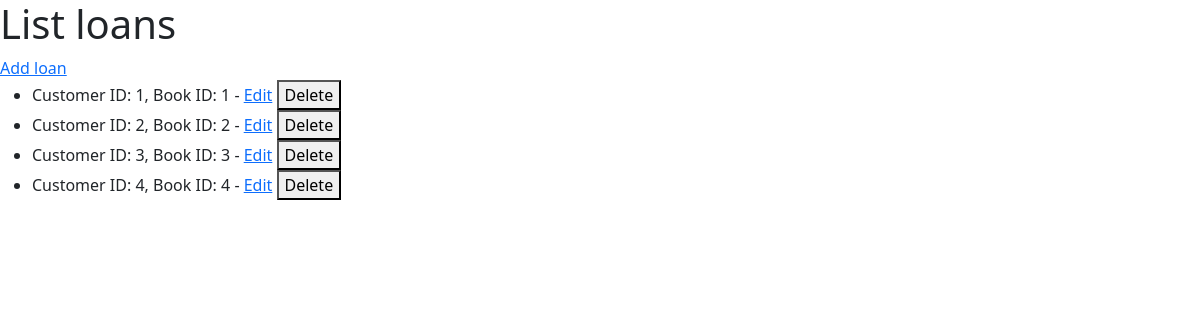
Page /loans on the earlier database version.
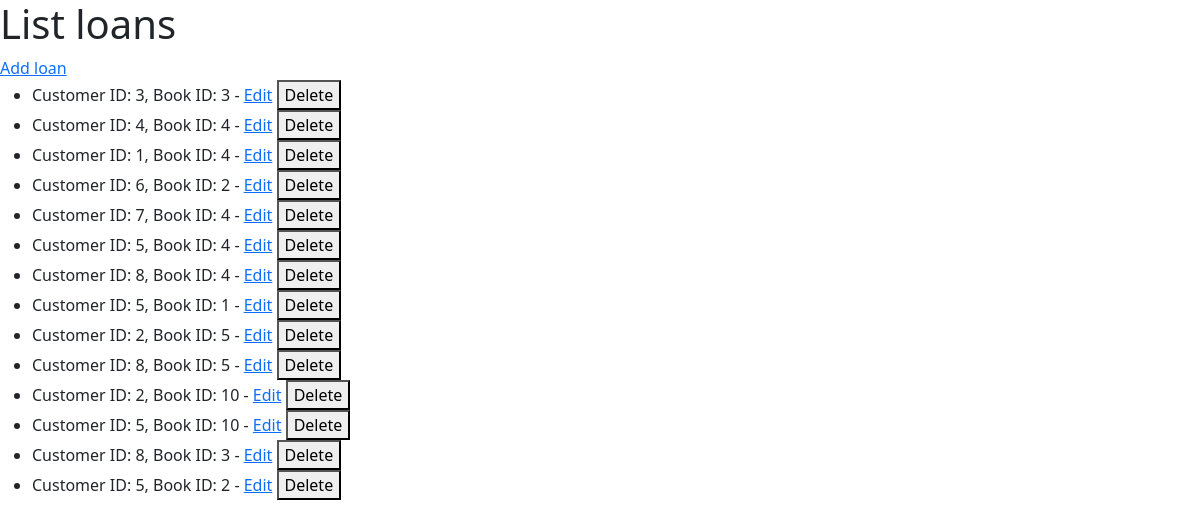
Same page on the later database version.
### models/loan.py (models this page shows, shortened)
class Loan(db.Model):
    __tablename__ = 'loans'
    id = db.Column(db.Integer, primary_key=True)
    cust_id = db.Column(db.Integer, db.ForeignKey('customers.id'), nullable=False)
    book_id = db.Column(db.Integer, db.ForeignKey('books.id'), nullable=False)
    loan_date = db.Column(db.DateTime, nullable=False, default=datetime.utcnow)
    return_date = db.Column(db.DateTime)

### app.py (the view)
@app.route('/loans')
def list_loans():
    loans = Loan.query.all()
    app.logger.info(f'Loans retrieved: {loans}')
    return render_template('loans.html', loans=loans)

### templates/loans.html (shortened to what this page needs)
<!DOCTYPE html>
<html lang="ru">
<head>
    <link href="https://cdn.jsdelivr.net/npm/bootstrap@5.3.3/dist/css/bootstrap.min.css" rel="stylesheet"
>
</head>
<body>
    <h1>List loans</h1>
    <a href="{{ url_for('add_loan') }}">Add loan</a>
    <ul>
        {% for loan in loans %}
        <li>
            Customer ID: {{ loan.cust_id }}, Book ID: {{ loan.book_id }} -
            <a href="{{ url_for('edit_loan', id=loan.id) }}">Edit</a>
            <form action="{{ url_for('delete_loan', id=loan.id) }}" method="POST" style="display:inline;">
                <button type="submit">Delete</button>
            </form>
        </li>
        {% endfor %}
    </ul>
</body>
</html>

Differences in the rows shown:
removed Loan: cust_id "1", book_id "1"
removed Loan: cust_id "2", book_id "2"
added Loan: cust_id "1", book_id "4"
added Loan: cust_id "6", book_id "2"
added Loan: cust_id "7", book_id "4"
added Loan: cust_id "5", book_id "4"
added Loan: cust_id "8", book_id "4"
added Loan: cust_id "5", book_id "1"
added Loan: cust_id "2", book_id "5"
added Loan: cust_id "8", book_id "5"
added Loan: cust_id "2", book_id "10"
added Loan: cust_id "5", book_id "10"
added Loan: cust_id "8", book_id "3"
added Loan: cust_id "5", book_id "2"
